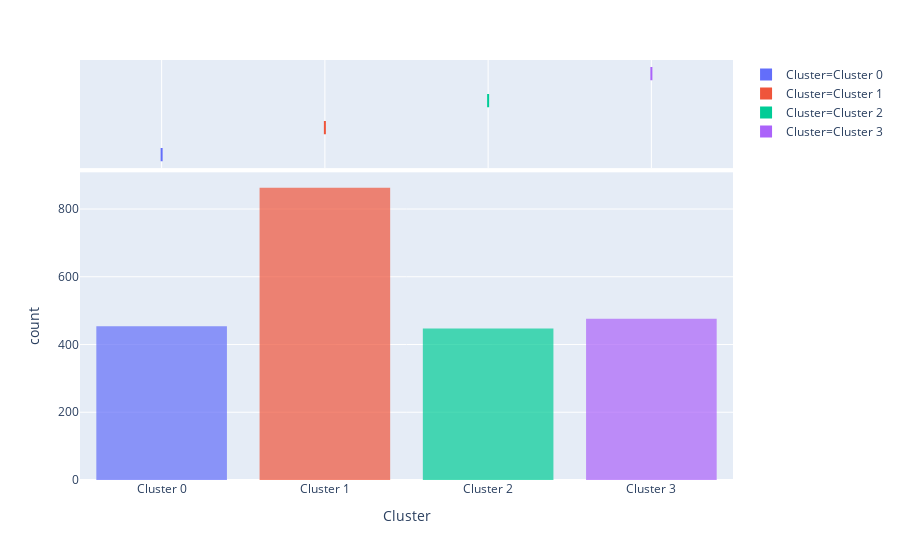

Write notebook code for a chart like this one.
### Code cell
plot_model(kmeans, plot = 'distribution')

### Figure 1 — Plotly figure (JSON) as saved in the notebook; plotly's stock layout.template omitted (floating-point values rounded to 4 significant figures; data arrays with more than 128 entries replaced by an {"elided": "..."} marker saying what was removed)
{"data": [{"alignmentgroup": "True", "bingroup": "x", "hoverlabel": {"namelength": 0}, "hovertemplate": "Cluster=%{x}<br>count=%{y}", "legendgroup": "Cluster=Cluster 0", "marker": {"color": "#636efa", "opacity": 0.7}, "name": "Cluster=Cluster 0", "offsetgroup": "Cluster=Cluster 0", "orientation": "v", "showlegend": true, "type": "histogram", "x": {"elided": "454 str values"}, "xaxis": "x", "yaxis": "y"}, {"alignmentgroup": "True", "customdata": {"elided": "454x5 mixed values"}, "hoverlabel": {"namelength": 0}, "hovertemplate": "Cluster=%{customdata[4]}<br>MonetaryValue=%{customdata[0]}<br>Recency=%{customdata[1]}<br>Income=%{customdata[2]}<br>Purchases=%{customdata[3]}", "legendgroup": "Cluster=Cluster 0", "marker": {"color": "#636efa"}, "name": "Cluster=Cluster 0", "notched": true, "offsetgroup": "Cluster=Cluster 0", "showlegend": false, "type": "box", "x": {"elided": "454 str values"}, "xaxis": "x2", "yaxis": "y2"}, {"alignmentgroup": "True", "bingroup": "x", "hoverlabel": {"namelength": 0}, "hovertemplate": "Cluster=%{x}<br>count=%{y}", "legendgroup": "Cluster=Cluster 1", "marker": {"color": "#EF553B", "opacity": 0.7}, "name": "Cluster=Cluster 1", "offsetgroup": "Cluster=Cluster 1", "orientation": "v", "showlegend": true, "type": "histogram", "x": {"elided": "863 str values"}, "xaxis": "x", "yaxis": "y"}, {"alignmentgroup": "True", "customdata": {"elided": "863x5 mixed values"}, "hoverlabel": {"namelength": 0}, "hovertemplate": "Cluster=%{customdata[4]}<br>MonetaryValue=%{customdata[0]}<br>Recency=%{customdata[1]}<br>Income=%{customdata[2]}<br>Purchases=%{customdata[3]}", "legendgroup": "Cluster=Cluster 1", "marker": {"color": "#EF553B"}, "name": "Cluster=Cluster 1", "notched": true, "offsetgroup": "Cluster=Cluster 1", "showlegend": false, "type": "box", "x": {"elided": "863 str values"}, "xaxis": "x2", "yaxis": "y2"}, {"alignmentgroup": "True", "bingroup": "x", "hoverlabel": {"namelength": 0}, "hovertemplate": "Cluster=%{x}<br>count=%{y}", "legendgroup": "Cluster=Cluster 2", "marker": {"color": "#00cc96", "opacity": 0.7}, "name": "Cluster=Cluster 2", "offsetgroup": "Cluster=Cluster 2", "orientation": "v", "showlegend": true, "type": "histogram", "x": {"elided": "447 str values"}, "xaxis": "x", "yaxis": "y"}, {"alignmentgroup": "True", "customdata": {"elided": "447x5 mixed values"}, "hoverlabel": {"namelength": 0}, "hovertemplate": "Cluster=%{customdata[4]}<br>MonetaryValue=%{customdata[0]}<br>Recency=%{customdata[1]}<br>Income=%{customdata[2]}<br>Purchases=%{customdata[3]}", "legendgroup": "Cluster=Cluster 2", "marker": {"color": "#00cc96"}, "name": "Cluster=Cluster 2", "notched": true, "offsetgroup": "Cluster=Cluster 2", "showlegend": false, "type": "box", "x": {"elided": "447 str values"}, "xaxis": "x2", "yaxis": "y2"}, {"alignmentgroup": "True", "bingroup": "x", "hoverlabel": {"namelength": 0}, "hovertemplate": "Cluster=%{x}<br>count=%{y}", "legendgroup": "Cluster=Cluster 3", "marker": {"color": "#ab63fa", "opacity": 0.7}, "name": "Cluster=Cluster 3", "offsetgroup": "Cluster=Cluster 3", "orientation": "v", "showlegend": true, "type": "histogram", "x": {"elided": "476 str values"}, "xaxis": "x", "yaxis": "y"}, {"alignmentgroup": "True", "customdata": {"elided": "476x5 mixed values"}, "hoverlabel": {"namelength": 0}, "hovertemplate": "Cluster=%{customdata[4]}<br>MonetaryValue=%{customdata[0]}<br>Recency=%{customdata[1]}<br>Income=%{customdata[2]}<br>Purchases=%{customdata[3]}", "legendgroup": "Cluster=Cluster 3", "marker": {"color": "#ab63fa"}, "name": "Cluster=Cluster 3", "notched": true, "offsetgroup": "Cluster=Cluster 3", "showlegend": false, "type": "box", "x": {"elided": "476 str values"}, "xaxis": "x2", "yaxis": "y2"}], "layout": {"barmode": "relative", "legend": {"tracegroupgap": 0}, "margin": {"t": 60}, "xaxis": {"anchor": "y", "categoryarray": ["Cluster 0", "Cluster 1", "Cluster 2", "Cluster 3"], "categoryorder": "array", "domain": [0, 1], "title": {"text": "Cluster"}}, "xaxis2": {"anchor": "y2", "domain": [0, 1], "matches": "x", "showgrid": true, "showticklabels": false}, "yaxis": {"anchor": "x", "domain": [0, 0.7326], "title": {"text": "count"}}, "yaxis2": {"anchor": "x2", "domain": [0.7426, 1], "matches": "y2", "showgrid": false, "showline": false, "showticklabels": false, "ticks": ""}}}
